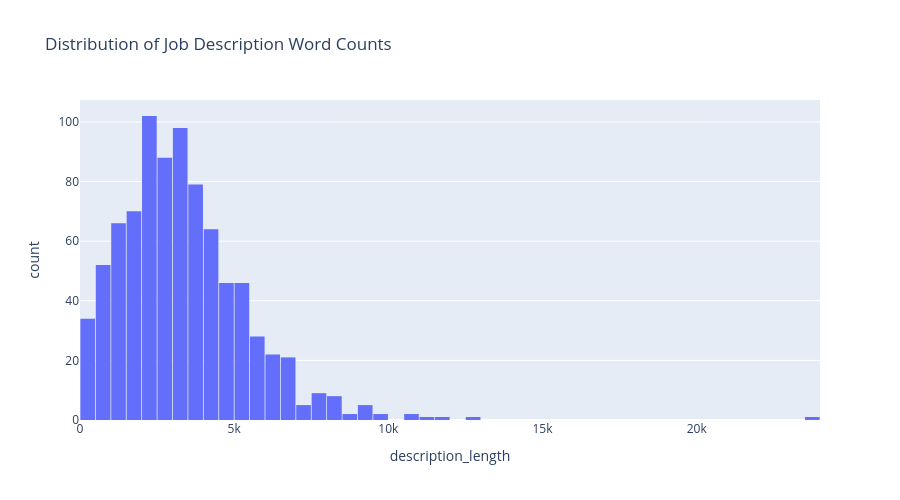

The notebook cell saved with this chart:
### Markdown cell above
### Length

### Code cell
fig = px.histogram(
    job_df,
    x="description_length",
    nbins=50,
    title="Distribution of Job Description Word Counts",
    labels={
        "word_count": "Word Count",
        "count": "Number of Job Postings"
    }
)

fig.update_layout(
    width=900,
    height=500,
    bargap=0.05
)

fig.show()

### Figure 1 — Plotly figure (JSON) as saved in the notebook; plotly's stock layout.template omitted (floating-point values rounded to 4 significant figures; data arrays with more than 128 entries replaced by an {"elided": "..."} marker saying what was removed)
{"data": [{"bingroup": "x", "hovertemplate": "description_length=%{x}<br>count=%{y}<extra></extra>", "legendgroup": "", "marker": {"color": "#636efa", "pattern": {"shape": ""}}, "name": "", "nbinsx": 50, "orientation": "v", "showlegend": false, "type": "histogram", "x": {"elided": "853 int values"}, "xaxis": "x", "yaxis": "y"}], "layout": {"bargap": 0.05, "barmode": "relative", "height": 500, "legend": {"tracegroupgap": 0}, "title": {"text": "Distribution of Job Description Word Counts"}, "width": 900, "xaxis": {"anchor": "y", "domain": [0, 1], "title": {"text": "description_length"}}, "yaxis": {"anchor": "x", "domain": [0, 1], "title": {"text": "count"}}}}
